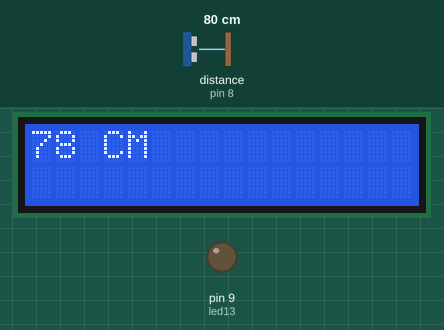
This sketch was run on a simulated Arduino Uno, built with avr-gcc and run on an emulated ATmega328P. Shown: 16×2 character LCD, output pins drawn as LEDs (lit = HIGH). Wiring (inferred from the names in the program): ultrasonic range finder: trigger pin 7; echo pin 8. The test bench sets the inputs (shaded band); at power-on: distance to the obstacle (sensor on pin 8) 80 cm. The echo pulse lasts 58.3 µs per cm; pins used as bus, display or sensor lines are not drawn.

Above: at 1.3 s.
1.4 s: distance to the obstacle (sensor on pin 8) set to 2 cm
At 2.7 s:
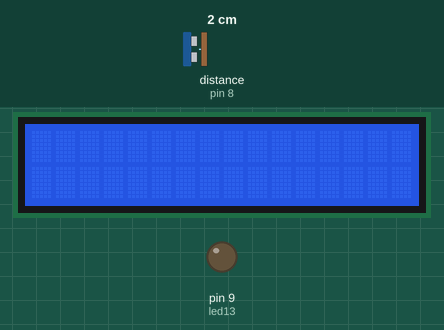
At 6.5 s:
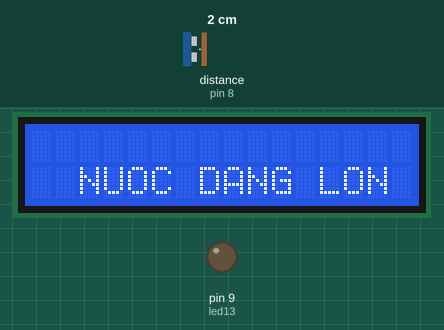
Timing chart, 0 to 8.0 s (numbered marks = the images above; inputs shaded):
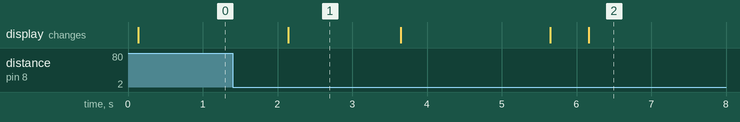

The sketch:

phienban1.ino
```cpp
int a,b,dem=0;
#define led13 9
const int trig = 7;
const int echo = 8;
#include <Wire.h>
#include <LiquidCrystal_I2C.h>
LiquidCrystal_I2C lcd(0x3F,16,2);
void setup()
{
    pinMode(led13,OUTPUT);
    Serial.begin(9600);
    pinMode(trig,OUTPUT);
    pinMode(echo,INPUT);
    lcd.init();
    lcd.backlight();
    lcd.begin(16,2);
}

void loop()
{
    unsigned long duration;
    int distance;
    digitalWrite(trig,0);
    delayMicroseconds(2);
    digitalWrite(trig,1);
    delayMicroseconds(5);
    digitalWrite(trig,0);


    duration = pulseIn(echo,HIGH);
    // Tính khoảng cách đến vật.
    distance = int(duration/2/29.412);
    dem++;
    lcd.setCursor(0, 0);
    lcd.print(distance);
    lcd.setCursor(3, 0);
    lcd.print("CM");
    delay(2000);
    lcd.clear();delay(500);
    if (dem%2!=0) a=distance; else b=distance;
    while (dem%2==0)
    {
      if (a>b){lcd.setCursor(2, 1);
       lcd.print("NUOC DANG LON");delay(5000);lcd.clear();dem=0;break;} else  if (a<b){lcd.setCursor(2, 1);{ lcd.print("NUOC DANG RUT"); delay(5000);lcd.clear();dem=0;break;}
    } }
    distance=0;
    delay(1000);
}
```

Measured:
- what the display in image 1 shows lasts 1.5 s, from 2.1 s to 3.6 s
